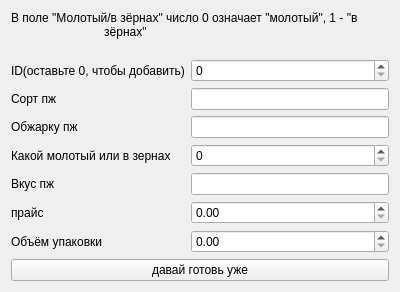
<?xml version="1.0" encoding="UTF-8"?>
<ui version="4.0">
    <class>addEditForm</class>
    <widget class="QWidget" name="addEditForm">
        <property name="geometry">
            <rect>
                <x>0</x>
                <y>0</y>
                <width>400</width>
                <height>287</height>
            </rect>
        </property>
        <property name="windowTitle">
            <string>Кофе - Добавить/Изменить элемент</string>
        </property>
        <layout class="QVBoxLayout" name="verticalLayout">
            <item>
                <widget class="QLabel" name="label_8">
                    <property name="maximumSize">
                        <size>
                            <width>16777215</width>
                            <height>50</height>
                        </size>
                    </property>
                    <property name="text">
                        <string>В поле &quot;Молотый/в зёрнах&quot; число 0 означает &quot;молотый&quot;, 1 - &quot;в
                            зёрнах&quot;
                        </string>
                    </property>
                </widget>
            </item>
            <item>
                <layout class="QFormLayout" name="formLayout">
                    <item row="0" column="0">
                        <widget class="QLabel" name="label">
                            <property name="text">
                                <string>ID(оставьте 0, чтобы добавить)</string>
                            </property>
                        </widget>
                    </item>
                    <item row="1" column="0">
                        <widget class="QLabel" name="label_2">
                            <property name="text">
                                <string>Сорт пж</string>
                            </property>
                        </widget>
                    </item>
                    <item row="1" column="1">
                        <widget class="QLineEdit" name="sort_edit"/>
                    </item>
                    <item row="2" column="1">
                        <widget class="QLineEdit" name="degree_edit"/>
                    </item>
                    <item row="2" column="0">
                        <widget class="QLabel" name="label_3">
                            <property name="text">
                                <string>Обжарку пж</string>
                            </property>
                        </widget>
                    </item>
                    <item row="3" column="0">
                        <widget class="QLabel" name="label_4">
                            <property name="text">
                                <string>Какой молотый или в зернах</string>
                            </property>
                        </widget>
                    </item>
                    <item row="4" column="0">
                        <widget class="QLabel" name="label_5">
                            <property name="text">
                                <string>Вкус пж</string>
                            </property>
                        </widget>
                    </item>
                    <item row="4" column="1">
                        <widget class="QLineEdit" name="flavor_edit"/>
                    </item>
                    <item row="5" column="0">
                        <widget class="QLabel" name="label_6">
                            <property name="text">
                                <string>прайс</string>
                            </property>
                        </widget>
                    </item>
                    <item row="5" column="1">
                        <widget class="QDoubleSpinBox" name="price_box">
                            <property name="minimum">
                                <double>0.000000000000000</double>
                            </property>
                            <property name="maximum">
                                <double>
                                    100000000000000001097906362944045541740492309677311846336810682903157585404911491537163328978494688899061249669721172515611590283743140088328307009198146046031271664502933027185697489699588559043338384466165001178426897626212945177628091195786707458122783970171784415105291802893207873272974885715430223118336.000000000000000
                                </double>
                            </property>
                        </widget>
                    </item>
                    <item row="6" column="0">
                        <widget class="QLabel" name="label_7">
                            <property name="text">
                                <string>Объём упаковки</string>
                            </property>
                        </widget>
                    </item>
                    <item row="6" column="1">
                        <widget class="QDoubleSpinBox" name="volume_box">
                            <property name="minimum">
                                <double>0.000000000000000</double>
                            </property>
                            <property name="maximum">
                                <double>
                                    1000000000000000032841562489204926078987012566359611695512313426258747006898787995544001315627727412683949504784322435578648490634211491840.000000000000000
                                </double>
                            </property>
                            <property name="singleStep">
                                <double>0.500000000000000</double>
                            </property>
                        </widget>
                    </item>
                    <item row="3" column="1">
                        <widget class="QSpinBox" name="ground_or_grains_box">
                            <property name="maximum">
                                <number>1</number>
                            </property>
                        </widget>
                    </item>
                    <item row="0" column="1">
                        <widget class="QSpinBox" name="id_box">
                            <property name="maximum">
                                <number>99999999</number>
                            </property>
                        </widget>
                    </item>
                </layout>
            </item>
            <item>
                <widget class="QPushButton" name="submit_btn">
                    <property name="text">
                        <string>давай готовь уже</string>
                    </property>
                </widget>
            </item>
        </layout>
    </widget>
    <resources/>
    <connections/>
</ui>
